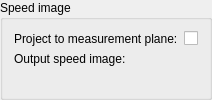
       <widget class="ctkCollapsibleGroupBox" name="CollapsibleGroupBox_2">
        <property name="title">
         <string>Speed image</string>
        </property>
        <layout class="QFormLayout" name="formLayout_6">
         <item row="1" column="0">
          <widget class="QLabel" name="label_14">
           <property name="text">
            <string>Output speed image:</string>
           </property>
          </widget>
         </item>
         <item row="1" column="1">
          <widget class="qMRMLNodeComboBox" name="outputSpeedVolumeSelector">
           <property name="toolTip">
            <string>Computed speed. It is the magnitude of the velocity vector if &quot;project to measurement plane&quot; is disabled; otherwise it is the component parallel to the measurement plane normal</string>
           </property>
           <property name="nodeTypes">
            <stringlist notr="true">
             <string>vtkMRMLScalarVolumeNode</string>
            </stringlist>
           </property>
           <property name="hideChildNodeTypes">
            <stringlist notr="true"/>
           </property>
           <property name="baseName">
            <string>Speed Image</string>
           </property>
           <property name="noneEnabled">
            <bool>true</bool>
           </property>
           <property name="editEnabled">
            <bool>true</bool>
           </property>
           <property name="renameEnabled">
            <bool>true</bool>
           </property>
           <property name="interactionNodeSingletonTag">
            <string notr="true"/>
           </property>
           <property name="SlicerParameterName" stdset="0">
            <string notr="true">outputSpeedVolume</string>
           </property>
          </widget>
         </item>
         <item row="0" column="0">
          <widget class="QLabel" name="label_15">
           <property name="text">
            <string>Project to measurement plane:</string>
           </property>
          </widget>
         </item>
         <item row="0" column="1">
          <widget class="QCheckBox" name="checkBox_2">
           <property name="toolTip">
            <string>If enabled then a Doppler-like speed volume will be computed, computing the velocity component parallel to the measurement plane normal.</string>
           </property>
           <property name="text">
            <string/>
           </property>
           <property name="SlicerParameterName" stdset="0">
            <string notr="true">speedVolumeProjectedToPlane</string>
           </property>
          </widget>
         </item>
        </layout>
       </widget>
